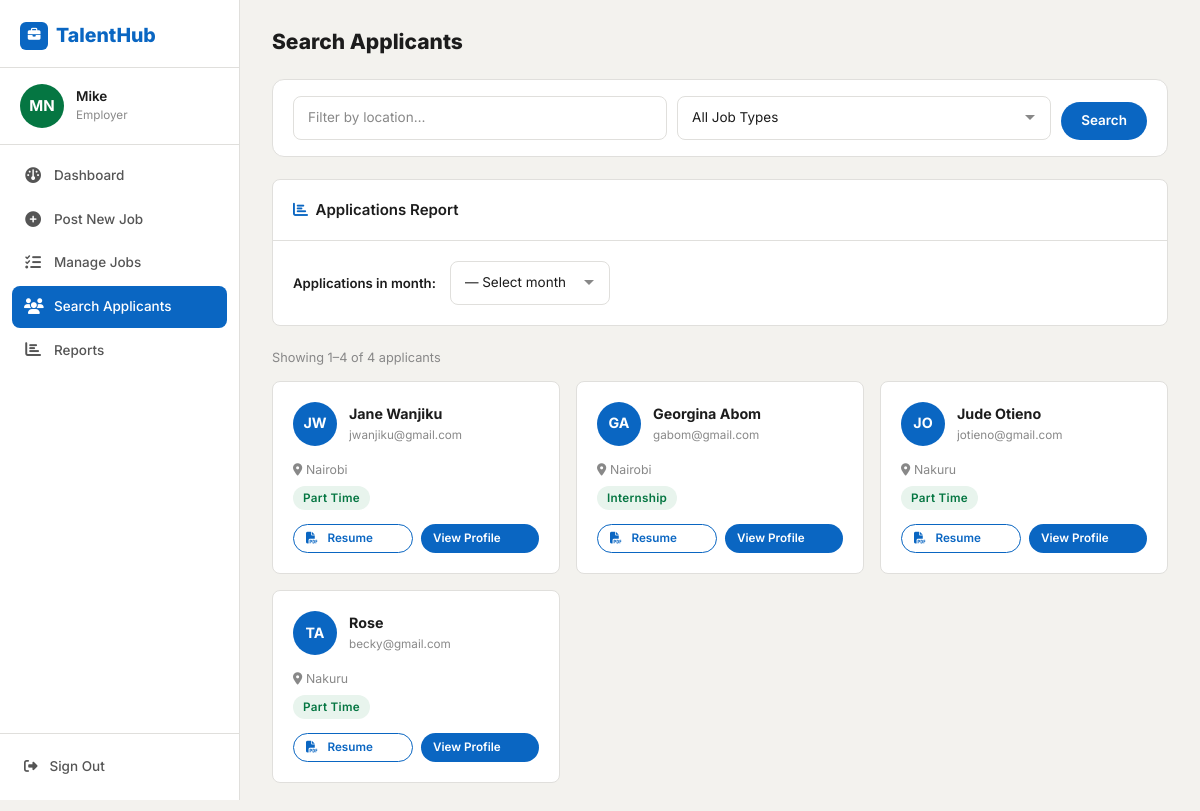
The page /staff/applicants/ (signed in) on the database its author committed.
### job_seeker/models.py (models this page shows, shortened)
class User(AbstractUser):
    STAFF = 'staff'
    APPLICANT = 'applicant'
    user_types = [
        (STAFF, 'staff'),
        (APPLICANT, 'applicant'),
    ]
    contact = models.CharField(max_length=100, blank=True)
    location = models.CharField(max_length=100, blank=True)
    user_type = models.CharField(max_length=20, choices=user_types, blank=True)
    class Meta:
        ordering = ['first_name', 'last_name']
    @property
    def full_name(self):
        return f'{self.first_name} {self.last_name}'.strip() or self.username
    @property
    def initials(self):
        parts = self.full_name.split()
        if len(parts) >= 2:
            return (parts[0][0] + parts[-1][0]).upper()
        return self.username[:2].upper()

class Profile(models.Model):
    user = models.OneToOneField(User, on_delete=models.CASCADE, primary_key=True, related_name='profile')
    full_name = models.CharField(max_length=200, null=True, blank=True)
    location = models.CharField(max_length=255, null=True, blank=True)
    resume = models.FileField(upload_to='resumes/', null=True, blank=True)
    grad_year = models.IntegerField(blank=True, null=True)
    job_type = models.CharField(max_length=30, choices=JOB_TYPES, default='Full Time', null=True)
    slug = AutoSlugField(populate_from='user', unique=True)
    linkedin_url = models.URLField(blank=True, null=True, verbose_name='LinkedIn Profile URL')

### job_seeker/decorators.py (the view)
    def wrapper_func(request, *args, **kwargs):
        if not request.user.is_authenticated:
            return redirect('login')
        if request.user.user_type == User.STAFF or request.user.is_superuser:
            return view_func(request, *args, **kwargs)
        messages.error(request, 'Access denied. This page is for employers only.')
        return redirect('home')

### templates/staff/applicant_search.html (shortened to what this page needs)
{% extends 'base.html' %}
{% block body %}
{% include 'staff/side_bar_staff.html' %}
<div class="sidebar-main">
  <div class="page-header">
    <h1 class="page-title">Search Applicants</h1>
  </div>
  <form method="GET" class="filter-bar mb-4" style="flex-wrap:wrap;gap:10px;">
    <div class="filter-group" style="flex:1;min-width:160px;">
      <input type="text" name="r" value="{{ location_q }}" class="th-form-control" placeholder="Filter by location…">
    </div>
    <div class="filter-group" style="min-width:180px;">
      <select name="s" class="th-form-control">
        <option value="">All Job Types</option>
      </select>
    </div>
    <button type="submit" class="btn-primary-th">Search</button>
  </form>
  <div class="th-card mb-4">
    <div class="th-card-header"><i class="fa-solid fa-chart-bar me-2 text-primary-th"></i>Applications Report</div>
    <div class="th-card-body">
      <form method="GET" style="display:flex;align-items:center;gap:14px;flex-wrap:wrap;">
        <label class="th-form-label" style="margin:0;">Applications in month:</label>
        <select name="month" class="th-form-control" style="width:160px;" onchange="this.form.submit()">
          <option value="">— Select month —</option>
        </select>
      </form>
    </div>
  </div>
  {% if profiles %}
  <div style="margin-bottom:12px;font-size:.85rem;color:var(--text-light);">
    Showing {{ profiles.start_index }}–{{ profiles.end_index }} of {{ profiles.paginator.count }} applicant{{ profiles.paginator.count|pluralize }}
  </div>
  <div style="display:grid;grid-template-columns:repeat(auto-fill,minmax(280px,1fr));gap:16px;">
    {% for profile in profiles %}
    <div class="th-card" style="margin:0;">
      <div class="th-card-body" style="padding:20px;">
        <div style="display:flex;align-items:center;gap:12px;margin-bottom:14px;">
          <div style="width:44px;height:44px;background:var(--primary);border-radius:50%;display:flex;align-items:center;justify-content:center;font-size:.95rem;font-weight:700;color:#fff;flex-shrink:0;">
            {{ profile.user.initials }}
          </div>
          <div style="min-width:0;">
            <div style="font-weight:700;color:var(--text-dark);font-size:.95rem;overflow:hidden;text-overflow:ellipsis;white-space:nowrap;">
              {{ profile.full_name|default:profile.user.username }}
            </div>
            <div style="font-size:.78rem;color:var(--text-light);overflow:hidden;text-overflow:ellipsis;white-space:nowrap;">{{ profile.user.email }}</div>
          </div>
        </div>
        <div style="display:flex;flex-direction:column;gap:6px;margin-bottom:14px;">
          {% if profile.location %}
          <div style="font-size:.82rem;color:var(--text-light);">
            <i class="fa-solid fa-location-dot me-1"></i>{{ profile.location }}
          </div>
          {% endif %}
          {% if profile.job_type %}
          <div style="font-size:.82rem;">
            <span class="badge-status badge-active">{{ profile.job_type }}</span>
          </div>
          {% endif %}
        </div>
        <div style="display:flex;gap:8px;">
          <a href="{{ profile.resume.url }}" target="_blank" class="btn-outline-th" style="font-size:.78rem;padding:4px 12px;flex:1;text-align:center;">
            <i class="fa-solid fa-file-pdf me-1"></i>Resume
          </a>
          <a href="{% url 'profile-view' profile.slug %}" class="btn-primary-th" style="font-size:.78rem;padding:5px 12px;flex:1;text-align:center;">
            View Profile
          </a>
        </div>
      </div>
    </div>
    {% endfor %}
  </div>
  {% endif %}
</div>
{% endblock %}

### templates/staff/side_bar_staff.html (shortened to what this page needs)
{% load static %}
<aside class="th-sidebar" id="staffSidebar">
  <div class="sidebar-logo-area">
    <a href="{% url 'home' %}" class="sidebar-logo">
      <div style="width:28px;height:28px;background:var(--primary);border-radius:6px;display:flex;align-items:center;justify-content:center;color:white;font-size:.85rem;flex-shrink:0;">
        <i class="fa-solid fa-briefcase"></i>
      </div>
      TalentHub
    </a>
  </div>
  <div class="sidebar-user-area">
    <div class="sidebar-avatar" style="background:var(--success);">{{ request.user.initials }}</div>
    <div style="min-width:0;">
      <p class="sidebar-user-name">{{ request.user.first_name|default:request.user.username }}</p>
      <p class="sidebar-user-email">Employer</p>
    </div>
  </div>
  <ul class="sidebar-nav">
    <li>
      <a href="{% url 'staff' %}" class="{% if request.resolver_match.url_name == 'staff' %}active{% endif %}">
        <i class="fa-solid fa-gauge"></i> Dashboard
      </a>
    </li>
    <li>
      <a href="{% url 'add-job' %}" class="{% if request.resolver_match.url_name == 'add-job' %}active{% endif %}">
        <i class="fa-solid fa-plus-circle"></i> Post New Job
      </a>
    </li>
    <li>
      <a href="{% url 'job-list' %}" class="{% if request.resolver_match.url_name == 'job-list' %}active{% endif %}">
        <i class="fa-solid fa-list-check"></i> Manage Jobs
      </a>
    </li>
    <li>
      <a href="{% url 'search-applicant' %}" class="{% if request.resolver_match.url_name == 'search-applicant' %}active{% endif %}">
        <i class="fa-solid fa-users"></i> Search Applicants
      </a>
    </li>
    <li>
      <a href="{% url 'applied-any-month' %}" class="{% if request.resolver_match.url_name == 'applied-any-month' %}active{% endif %}">
        <i class="fa-solid fa-chart-bar"></i> Reports
      </a>
    </li>
  </ul>
  <div class="sidebar-footer">
    <a href="{% url 'logout' %}" class="sidebar-logout">
      <i class="fa-solid fa-right-from-bracket"></i> Sign Out
    </a>
  </div>
</aside>

### rows shown on the page
User: user.initials "MN", user.first_name "Mike"
Profile: user.initials "JW", full_name "Jane Wanjiku", user.email "jwanjiku@gmail.com", location "Nairobi", job_type "Part Time"
Profile: user.initials "GA", full_name "Georgina Abom", user.email "gabom@gmail.com", location "Nairobi", job_type "Internship"
Profile: user.initials "JO", full_name "Jude Otieno", user.email "jotieno@gmail.com", location "Nakuru", job_type "Part Time"
Profile: user.initials "TA", full_name "Rose", user.email "becky@gmail.com", location "Nakuru", job_type "Part Time"

### other values the page prints
{{ profiles.start_index }} "1"
{{ profiles.end_index }} "4"
{{ profiles.paginator.count }} "4"
